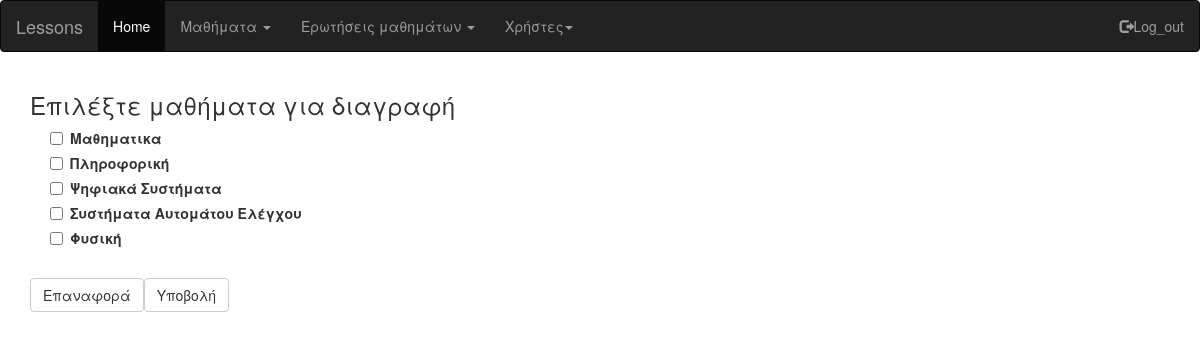
The app's page /php/diagrafh_apo_mathimata_user.php (signed in) with its own data.
### tables this page shows
CREATE TABLE `lessons` (
  `id` int(11) NOT NULL,
  `title` text NOT NULL
);

### php/diagrafh_apo_mathimata_user.php (the view, shortened to what this page needs)
<html>
    <head>
      <?php
      	require "conf.php";
	    require "../html/navbar.php";
      ?>
    </head>
    <body>
       <div class="container-fluid">
        <div class="col-xs-9 col-sm-9">
             <h3>Επιλέξτε μαθήματα για διαγραφή</h3>
                <?php
                  $con = mysqli_connect($local,$root,$pass,$idm);
                  mysqli_set_charset($con, "utf8");
                  $sql = "SELECT lessons.id,Lessons.title FROM lessons
                          LEFT JOIN grades ON lessons.id=grades.lesson_id
                          WHERE grades.user_id= ".$_SESSION['user_id'];
                  $result = mysqli_query($con, $sql);
                  if (mysqli_num_rows($result) > 0) {
                      echo "<form action='diagrafh_apo_mathimata_base.php' method='post'>";
                      while ($row = mysqli_fetch_assoc($result)) {
                          $lesson_id = $row["id"];
                          echo '<label class="checkbox" style="margin-left: 40px;cursor:pointer;">';
                          echo "<input type='checkbox' name='lessons[]' value=$lesson_id>";
                          echo $row["title"]."</label>";
                      }
                     echo "<br>" . " <button class='btn btn-default' type='reset'>Επαναφορά</button>";
                     echo "<button class='btn btn-default' type='submit'>Υποβολή</button>";
                     echo "</form>";
                  } else {
                      echo "Δεν υπάρχουν μαθήματα";
                  }
                  ?>
            </div>
        </div>
    </body>
</html>

### records on screen
lessons: title "Μαθηματικα"
lessons: title "Πληροφορική"
lessons: title "Ψηφιακά Συστήματα"
lessons: title "Συστήματα Αυτομάτου Ελέγχου"
lessons: title "Φυσική"
